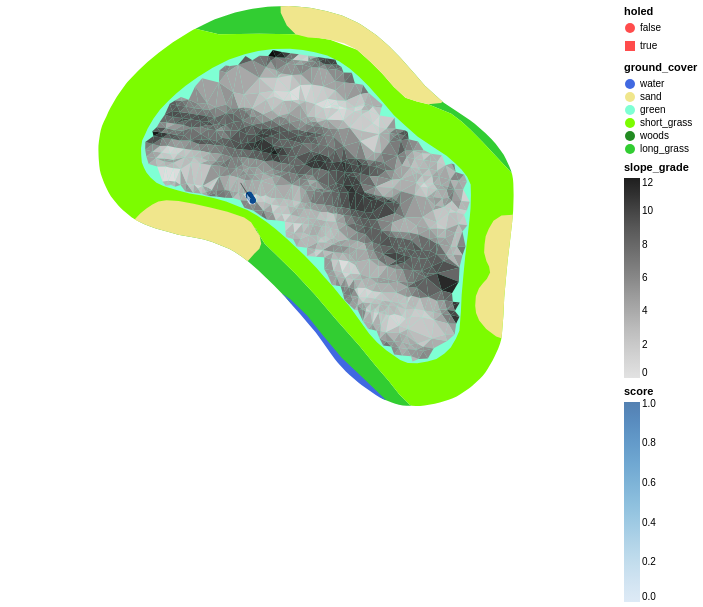

The cell this chart's notebook holds for it:
### Code cell
surround_features + grades + hole_plot_exaggerated + end_points_cloud + middle_trajectory_plot

### Figure 1 — Vega-Lite specification as saved in the notebook (floating-point values rounded to 4 significant figures; data arrays with more than 128 entries replaced by an {"elided": "..."} marker saying what was removed)
{"$schema": "https://vega.github.io/schema/vega-lite/v4.17.0.json", "config": {"view": {"continuousHeight": 300, "continuousWidth": 400}}, "datasets": {"data-06f918cddd23868f8f024b9591f20ab9": [{"t": 0, "vx": 0.7069, "vy": -1.202, "x": -682, "y": -337.8}, {"t": 0.09914, "vx": 0.6901, "vy": -1.166, "x": -681.9, "y": -337.9}, {"t": 0.1983, "vx": 0.6733, "vy": -1.13, "x": -681.9, "y": -338.0}, {"t": 0.3017, "vx": 0.6569, "vy": -1.091, "x": -681.8, "y": -338.1}, {"t": 0.4051, "vx": 0.6417, "vy": -1.052, "x": -681.7, "y": -338.3}, {"t": 0.5086, "vx": 0.6263, "vy": -1.012, "x": -681.7, "y": -338.4}, {"t": 0.7154, "vx": 0.5968, "vy": -0.9298, "x": -681.5, "y": -338.6}, {"t": 0.9223, "vx": 0.5677, "vy": -0.8438, "x": -681.4, "y": -338.7}, {"t": 1.129, "vx": 0.5367, "vy": -0.758, "x": -681.3, "y": -338.9}, {"t": 1.152, "vx": 0.5331, "vy": -0.7485, "x": -681.3, "y": -338.9}, {"t": 1.175, "vx": 0.5295, "vy": -0.739, "x": -681.3, "y": -338.9}, {"t": 1.221, "vx": 0.5222, "vy": -0.72, "x": -681.3, "y": -339.0}, {"t": 1.222, "vx": 0.5219, "vy": -0.7196, "x": -681.3, "y": -339.0}, {"t": 1.222, "vx": 0.5216, "vy": -0.7192, "x": -681.3, "y": -339.0}, {"t": 1.223, "vx": 0.5213, "vy": -0.7189, "x": -681.3, "y": -339.0}, {"t": 1.224, "vx": 0.521, "vy": -0.7185, "x": -681.3, "y": -339.0}, {"t": 1.225, "vx": 0.5207, "vy": -0.7181, "x": -681.3, "y": -339.0}, {"t": 1.227, "vx": 0.5202, "vy": -0.7173, "x": -681.3, "y": -339.0}, {"t": 1.229, "vx": 0.5196, "vy": -0.7166, "x": -681.2, "y": -339.0}, {"t": 1.231, "vx": 0.519, "vy": -0.7158, "x": -681.2, "y": -339.0}, {"t": 1.249, "vx": 0.5131, "vy": -0.7081, "x": -681.2, "y": -339.0}, {"t": 1.267, "vx": 0.5071, "vy": -0.7005, "x": -681.2, "y": -339.0}, {"t": 1.286, "vx": 0.5012, "vy": -0.6928, "x": -681.2, "y": -339.0}, {"t": 1.331, "vx": 0.4865, "vy": -0.6736, "x": -681.2, "y": -339.1}, {"t": 1.377, "vx": 0.4717, "vy": -0.6544, "x": -681.2, "y": -339.1}, {"t": 1.469, "vx": 0.4431, "vy": -0.6123, "x": -681.1, "y": -339.1}, {"t": 1.544, "vx": 0.4201, "vy": -0.5745, "x": -681.1, "y": -339.2}, {"t": 1.62, "vx": 0.3969, "vy": -0.5368, "x": -681.1, "y": -339.2}, {"t": 1.696, "vx": 0.3735, "vy": -0.4992, "x": -681.0, "y": -339.3}, {"t": 1.847, "vx": 0.3258, "vy": -0.4246, "x": -681.0, "y": -339.3}, {"t": 1.998, "vx": 0.2769, "vy": -0.3505, "x": -680.9, "y": -339.4}, {"t": 2.15, "vx": 0.2267, "vy": -0.2773, "x": -680.9, "y": -339.4}, {"t": 2.222, "vx": 0.2022, "vy": -0.2427, "x": -680.9, "y": -339.5}, {"t": 2.294, "vx": 0.1773, "vy": -0.2084, "x": -680.9, "y": -339.5}, {"t": 2.366, "vx": 0.1519, "vy": -0.1743, "x": -680.9, "y": -339.5}, {"t": 2.511, "vx": 0.09954, "vy": -0.1074, "x": -680.8, "y": -339.5}, {"t": 2.547, "vx": 0.08604, "vy": -0.09099, "x": -680.8, "y": -339.5}, {"t": 2.583, "vx": 0.07231, "vy": -0.07472, "x": -680.8, "y": -339.5}, {"t": 2.619, "vx": 0.05834, "vy": -0.05864, "x": -680.8, "y": -339.5}, {"t": 2.635, "vx": 0.05188, "vy": -0.05138, "x": -680.8, "y": -339.5}, {"t": 2.652, "vx": 0.04534, "vy": -0.04417, "x": -680.8, "y": -339.5}, {"t": 2.668, "vx": 0.03873, "vy": -0.03703, "x": -680.8, "y": -339.5}, {"t": 2.701, "vx": 0.02524, "vy": -0.02299, "x": -680.8, "y": -339.5}, {"t": 2.71, "vx": 0.0218, "vy": -0.01955, "x": -680.8, "y": -339.5}, {"t": 2.718, "vx": 0.01832, "vy": -0.01613, "x": -680.8, "y": -339.5}, {"t": 2.726, "vx": 0.0148, "vy": -0.01275, "x": -680.8, "y": -339.5}, {"t": 2.73, "vx": 0.01303, "vy": -0.01108, "x": -680.8, "y": -339.5}, {"t": 2.734, "vx": 0.01124, "vy": -0.009424, "x": -680.8, "y": -339.5}, {"t": 2.738, "vx": 0.009435, "vy": -0.007782, "x": -680.8, "y": -339.5}, {"t": 2.747, "vx": 0.005771, "vy": -0.004555, "x": -680.8, "y": -339.5}, {"t": 2.749, "vx": 0.004841, "vy": -0.003763, "x": -680.8, "y": -339.5}, {"t": 2.751, "vx": 0.003903, "vy": -0.00298, "x": -680.8, "y": -339.5}, {"t": 2.753, "vx": 0.002956, "vy": -0.002208, "x": -680.8, "y": -339.5}, {"t": 2.754, "vx": 0.002587, "vy": -0.001912, "x": -680.8, "y": -339.5}, {"t": 2.754, "vx": 0.002216, "vy": -0.001619, "x": -680.8, "y": -339.5}, {"t": 2.755, "vx": 0.001843, "vy": -0.001328, "x": -680.8, "y": -339.5}, {"t": 2.757, "vx": 0.001089, "vy": -0.0007566, "x": -680.8, "y": -339.5}, {"t": 2.757, "vx": 0.000899, "vy": -0.0006162, "x": -680.8, "y": -339.5}, {"t": 2.757, "vx": 0.0008263, "vy": -0.0005633, "x": -680.8, "y": -339.5}], "data-28da1a83565d5d9b6e7c0148d956bde2": [{"geometry": {"coordinates": [[[-680.7, -339.5], [-680.7, -339.6], [-680.7, -339.6], [-680.8, -339.7], [-680.8, -339.7], [-680.8, -339.7], [-680.9, -339.8], [-680.9, -339.8], [-681, -339.8], [-681.1, -339.8], [-681.1, -339.8], [-681.2, -339.7], [-681.2, -339.7], [-681.2, -339.7], [-681.3, -339.6], [-681.3, -339.6], [-681.3, -339.5], [-681.3, -339.4], [-681.3, -339.4], [-681.2, -339.3], [-681.2, -339.3], [-681.2, -339.3], [-681.1, -339.2], [-681.1, -339.2], [-681, -339.2], [-680.9, -339.2], [-680.9, -339.2], [-680.8, -339.3], [-680.8, -339.3], [-680.8, -339.3], [-680.7, -339.4], [-680.7, -339.4], [-680.7, -339.5]]], "type": "Polygon"}, "type": "Feature"}], "data-37b63d5590ff52be318efc51c3a47dd2": {"elided": "1467 records"}, "data-94053b96b61a22757a20f38294238e2c": [{"holed": false, "impact": 28.01, "score": 1.004, "theta": -1.074, "v_init": 1.236, "vx_end": 0.0008117, "vy_end": -0.000584, "x": -681.1, "y": -339.3}, {"holed": false, "impact": 28.31, "score": 1.004, "theta": -1.065, "v_init": 1.236, "vx_end": 0.0008175, "vy_end": -0.0005759, "x": -681.1, "y": -339.3}, {"holed": false, "impact": 30.32, "score": 1.004, "theta": -1.057, "v_init": 1.236, "vx_end": 0.0008219, "vy_end": -0.0005697, "x": -681.0, "y": -339.2}, {"holed": false, "impact": 32.98, "score": 1.004, "theta": -1.048, "v_init": 1.236, "vx_end": 0.0008266, "vy_end": -0.0005628, "x": -681.0, "y": -339.2}, {"holed": false, "impact": 36.48, "score": 1.004, "theta": -1.039, "v_init": 1.236, "vx_end": 0.0008307, "vy_end": -0.0005568, "x": -681.0, "y": -339.2}, {"holed": false, "impact": 40.78, "score": 1.005, "theta": -1.03, "v_init": 1.236, "vx_end": 0.0008335, "vy_end": -0.0005525, "x": -681.0, "y": -339.2}, {"holed": false, "impact": 43.37, "score": 1.005, "theta": -1.022, "v_init": 1.236, "vx_end": 0.0008375, "vy_end": -0.0005464, "x": -681.0, "y": -339.2}, {"holed": false, "impact": 50.67, "score": 1.005, "theta": -1.013, "v_init": 1.236, "vx_end": 0.0008428, "vy_end": -0.0005383, "x": -681.0, "y": -339.2}, {"holed": false, "impact": 56.81, "score": 1.005, "theta": -1.004, "v_init": 1.236, "vx_end": 0.0008452, "vy_end": -0.0005345, "x": -681.0, "y": -339.1}, {"holed": false, "impact": 10.11, "score": 1.002, "theta": -1.074, "v_init": 1.274, "vx_end": 0.0008137, "vy_end": -0.0005813, "x": -681.0, "y": -339.3}, {"holed": false, "impact": 13.39, "score": 1.003, "theta": -1.065, "v_init": 1.274, "vx_end": 0.0008159, "vy_end": -0.0005781, "x": -681.0, "y": -339.3}, {"holed": false, "impact": 15.61, "score": 1.003, "theta": -1.057, "v_init": 1.274, "vx_end": 0.0008233, "vy_end": -0.0005676, "x": -681.0, "y": -339.3}, {"holed": false, "impact": 18.48, "score": 1.003, "theta": -1.048, "v_init": 1.274, "vx_end": 0.0008256, "vy_end": -0.0005643, "x": -681.0, "y": -339.3}, {"holed": false, "impact": 21.05, "score": 1.003, "theta": -1.039, "v_init": 1.274, "vx_end": 0.0008293, "vy_end": -0.0005588, "x": -681.0, "y": -339.3}, {"holed": false, "impact": 24.26, "score": 1.004, "theta": -1.03, "v_init": 1.274, "vx_end": 0.0008326, "vy_end": -0.0005539, "x": -681.0, "y": -339.3}, {"holed": false, "impact": 28.1, "score": 1.004, "theta": -1.022, "v_init": 1.274, "vx_end": 0.0008362, "vy_end": -0.0005485, "x": -681.0, "y": -339.3}, {"holed": false, "impact": 32.08, "score": 1.004, "theta": -1.013, "v_init": 1.274, "vx_end": 0.000839, "vy_end": -0.0005442, "x": -680.9, "y": -339.2}, {"holed": false, "impact": 36.32, "score": 1.004, "theta": -1.004, "v_init": 1.274, "vx_end": 0.0008419, "vy_end": -0.0005396, "x": -680.9, "y": -339.2}, {"holed": false, "impact": 1.849, "score": 1.001, "theta": -1.074, "v_init": 1.313, "vx_end": 0.0008141, "vy_end": -0.0005808, "x": -681.0, "y": -339.4}, {"holed": false, "impact": 3.183, "score": 1.002, "theta": -1.065, "v_init": 1.313, "vx_end": 0.0008182, "vy_end": -0.0005749, "x": -681.0, "y": -339.4}, {"holed": false, "impact": 5.247, "score": 1.002, "theta": -1.057, "v_init": 1.313, "vx_end": 0.0008219, "vy_end": -0.0005696, "x": -681.0, "y": -339.4}, {"holed": false, "impact": 7.485, "score": 1.002, "theta": -1.048, "v_init": 1.313, "vx_end": 0.0008246, "vy_end": -0.0005657, "x": -680.9, "y": -339.4}, {"holed": false, "impact": 10.01, "score": 1.002, "theta": -1.039, "v_init": 1.313, "vx_end": 0.0008279, "vy_end": -0.0005608, "x": -680.9, "y": -339.4}, {"holed": false, "impact": 12.94, "score": 1.003, "theta": -1.03, "v_init": 1.313, "vx_end": 0.0008305, "vy_end": -0.000557, "x": -680.9, "y": -339.3}, {"holed": false, "impact": 15.89, "score": 1.003, "theta": -1.022, "v_init": 1.313, "vx_end": 0.0008338, "vy_end": -0.0005521, "x": -680.9, "y": -339.3}, {"holed": false, "impact": 19.76, "score": 1.003, "theta": -1.013, "v_init": 1.313, "vx_end": 0.0008356, "vy_end": -0.0005494, "x": -680.9, "y": -339.3}, {"holed": false, "impact": 23.83, "score": 1.003, "theta": -1.004, "v_init": 1.313, "vx_end": 0.0008396, "vy_end": -0.0005432, "x": -680.9, "y": -339.3}, {"holed": true, "impact": -0.4393, "score": 0, "theta": -1.074, "v_init": 1.353, "vx_end": 0.0008151, "vy_end": -0.0005794, "x": -680.9, "y": -339.5}, {"holed": false, "impact": 0.5798, "score": 1.001, "theta": -1.065, "v_init": 1.353, "vx_end": 0.0008173, "vy_end": -0.0005762, "x": -680.9, "y": -339.5}, {"holed": false, "impact": 1.858, "score": 1.001, "theta": -1.057, "v_init": 1.353, "vx_end": 0.0008206, "vy_end": -0.0005714, "x": -680.9, "y": -339.5}, {"holed": false, "impact": 3.601, "score": 1.002, "theta": -1.048, "v_init": 1.353, "vx_end": 0.0008233, "vy_end": -0.0005675, "x": -680.9, "y": -339.5}, {"holed": false, "impact": 5.778, "score": 1.002, "theta": -1.039, "v_init": 1.353, "vx_end": 0.0008245, "vy_end": -0.0005658, "x": -680.9, "y": -339.4}, {"holed": false, "impact": 8.149, "score": 1.002, "theta": -1.03, "v_init": 1.353, "vx_end": 0.000829, "vy_end": -0.0005593, "x": -680.9, "y": -339.4}, {"holed": false, "impact": 10.94, "score": 1.002, "theta": -1.022, "v_init": 1.353, "vx_end": 0.000831, "vy_end": -0.0005563, "x": -680.9, "y": -339.4}, {"holed": false, "impact": 14.25, "score": 1.003, "theta": -1.013, "v_init": 1.353, "vx_end": 0.000834, "vy_end": -0.0005518, "x": -680.8, "y": -339.4}, {"holed": false, "impact": 18.14, "score": 1.003, "theta": -1.004, "v_init": 1.353, "vx_end": 0.0008376, "vy_end": -0.0005464, "x": -680.8, "y": -339.4}, {"holed": true, "impact": -0.7837, "score": 0, "theta": -1.074, "v_init": 1.394, "vx_end": 0.0008147, "vy_end": -0.0005798, "x": -680.9, "y": -339.6}, {"holed": true, "impact": -0.04237, "score": 0, "theta": -1.065, "v_init": 1.394, "vx_end": 0.0008178, "vy_end": -0.0005755, "x": -680.9, "y": -339.6}, {"holed": false, "impact": 0.8781, "score": 1.002, "theta": -1.057, "v_init": 1.394, "vx_end": 0.0008199, "vy_end": -0.0005725, "x": -680.9, "y": -339.6}, {"holed": false, "impact": 2.302, "score": 1.002, "theta": -1.048, "v_init": 1.394, "vx_end": 0.0008228, "vy_end": -0.0005683, "x": -680.8, "y": -339.5}, {"holed": false, "impact": 4.269, "score": 1.003, "theta": -1.039, "v_init": 1.394, "vx_end": 0.0008263, "vy_end": -0.0005633, "x": -680.8, "y": -339.5}, {"holed": false, "impact": 6.227, "score": 1.003, "theta": -1.03, "v_init": 1.394, "vx_end": 0.000828, "vy_end": -0.0005607, "x": -680.8, "y": -339.5}, {"holed": false, "impact": 8.758, "score": 1.003, "theta": -1.022, "v_init": 1.394, "vx_end": 0.0008293, "vy_end": -0.0005589, "x": -680.8, "y": -339.5}, {"holed": false, "impact": 11.55, "score": 1.003, "theta": -1.013, "v_init": 1.394, "vx_end": 0.0008328, "vy_end": -0.0005535, "x": -680.8, "y": -339.5}, {"holed": false, "impact": 14.61, "score": 1.003, "theta": -1.004, "v_init": 1.394, "vx_end": 0.0007661, "vy_end": -0.0006427, "x": -680.8, "y": -339.5}, {"holed": true, "impact": -0.9637, "score": 0, "theta": -1.074, "v_init": 1.437, "vx_end": 0.0006836, "vy_end": -0.0007298, "x": -680.8, "y": -339.7}, {"holed": true, "impact": -0.4659, "score": 0, "theta": -1.065, "v_init": 1.437, "vx_end": 0.0006897, "vy_end": -0.0007241, "x": -680.8, "y": -339.7}, {"holed": false, "impact": 0.3157, "score": 1.004, "theta": -1.057, "v_init": 1.437, "vx_end": 0.0006903, "vy_end": -0.0007235, "x": -680.8, "y": -339.7}, {"holed": false, "impact": 1.561, "score": 1.004, "theta": -1.048, "v_init": 1.437, "vx_end": 0.0006928, "vy_end": -0.0007211, "x": -680.8, "y": -339.6}, {"holed": false, "impact": 3.148, "score": 1.004, "theta": -1.039, "v_init": 1.437, "vx_end": 0.000697, "vy_end": -0.0007171, "x": -680.8, "y": -339.6}, {"holed": false, "impact": 4.795, "score": 1.004, "theta": -1.03, "v_init": 1.437, "vx_end": 0.0006978, "vy_end": -0.0007162, "x": -680.8, "y": -339.6}, {"holed": false, "impact": 7.122, "score": 1.004, "theta": -1.022, "v_init": 1.437, "vx_end": 0.0007036, "vy_end": -0.0007106, "x": -680.8, "y": -339.6}, {"holed": false, "impact": 9.717, "score": 1.004, "theta": -1.013, "v_init": 1.437, "vx_end": 0.0007066, "vy_end": -0.0007076, "x": -680.7, "y": -339.6}, {"holed": false, "impact": 12.74, "score": 1.004, "theta": -1.004, "v_init": 1.437, "vx_end": 0.0007086, "vy_end": -0.0007056, "x": -680.7, "y": -339.6}, {"holed": true, "impact": -0.9825, "score": 0, "theta": -1.074, "v_init": 1.481, "vx_end": 0.0006776, "vy_end": -0.0007354, "x": -680.8, "y": -339.8}, {"holed": true, "impact": -0.6951, "score": 0, "theta": -1.065, "v_init": 1.481, "vx_end": 0.0006792, "vy_end": -0.0007339, "x": -680.8, "y": -339.8}, {"holed": true, "impact": -0.1039, "score": 0, "theta": -1.057, "v_init": 1.481, "vx_end": 0.0006821, "vy_end": -0.0007312, "x": -680.8, "y": -339.7}, {"holed": false, "impact": 0.836, "score": 1.005, "theta": -1.048, "v_init": 1.481, "vx_end": 0.0006852, "vy_end": -0.0007283, "x": -680.7, "y": -339.7}, {"holed": false, "impact": 2.204, "score": 1.005, "theta": -1.039, "v_init": 1.481, "vx_end": 0.0006882, "vy_end": -0.0007255, "x": -680.7, "y": -339.7}, {"holed": false, "impact": 3.817, "score": 1.005, "theta": -1.03, "v_init": 1.481, "vx_end": 0.0006937, "vy_end": -0.0007202, "x": -680.7, "y": -339.7}, {"holed": false, "impact": 7.236, "score": 1.005, "theta": -1.022, "v_init": 1.481, "vx_end": 0.0007, "vy_end": -0.0007141, "x": -680.7, "y": -339.7}, {"holed": false, "impact": 9.496, "score": 1.005, "theta": -1.013, "v_init": 1.481, "vx_end": 0.0006995, "vy_end": -0.0007146, "x": -680.7, "y": -339.7}, {"holed": false, "impact": 12.6, "score": 1.005, "theta": -1.004, "v_init": 1.481, "vx_end": 0.0007049, "vy_end": -0.0007093, "x": -680.7, "y": -339.6}, {"holed": true, "impact": -0.8829, "score": 0, "theta": -1.074, "v_init": 1.526, "vx_end": 0.0006726, "vy_end": -0.00074, "x": -680.7, "y": -339.9}, {"holed": true, "impact": -0.6293, "score": 0, "theta": -1.065, "v_init": 1.526, "vx_end": 0.0006775, "vy_end": -0.0007356, "x": -680.7, "y": -339.9}, {"holed": true, "impact": -0.04337, "score": 0, "theta": -1.057, "v_init": 1.526, "vx_end": 0.0006789, "vy_end": -0.0007343, "x": -680.7, "y": -339.8}, {"holed": false, "impact": 0.845, "score": 1.007, "theta": -1.048, "v_init": 1.526, "vx_end": 0.0006814, "vy_end": -0.0007319, "x": -680.7, "y": -339.8}, {"holed": false, "impact": 2.104, "score": 1.007, "theta": -1.039, "v_init": 1.526, "vx_end": 0.0006847, "vy_end": -0.0007289, "x": -680.7, "y": -339.8}, {"holed": false, "impact": 4.3, "score": 1.007, "theta": -1.03, "v_init": 1.526, "vx_end": 0.0006889, "vy_end": -0.0007249, "x": -680.6, "y": -339.8}, {"holed": false, "impact": 6.386, "score": 1.007, "theta": -1.022, "v_init": 1.526, "vx_end": 0.000694, "vy_end": -0.00072, "x": -680.6, "y": -339.8}, {"holed": false, "impact": 8.663, "score": 1.007, "theta": -1.013, "v_init": 1.526, "vx_end": 0.0006976, "vy_end": -0.0007164, "x": -680.6, "y": -339.8}, {"holed": false, "impact": 11.34, "score": 1.007, "theta": -1.004, "v_init": 1.526, "vx_end": 0.0006986, "vy_end": -0.0007155, "x": -680.6, "y": -339.7}, {"holed": true, "impact": -0.7939, "score": 0, "theta": -1.074, "v_init": 1.573, "vx_end": 0.0004819, "vy_end": -0.0008762, "x": -680.7, "y": -340.0}, {"holed": true, "impact": -0.677, "score": 0, "theta": -1.065, "v_init": 1.573, "vx_end": 0.0006735, "vy_end": -0.0007392, "x": -680.7, "y": -340.0}, {"holed": true, "impact": -0.251, "score": 0, "theta": -1.057, "v_init": 1.573, "vx_end": 0.000677, "vy_end": -0.000736, "x": -680.6, "y": -340.0}, {"holed": false, "impact": 0.9127, "score": 1.009, "theta": -1.048, "v_init": 1.573, "vx_end": 0.0006809, "vy_end": -0.0007324, "x": -680.6, "y": -339.9}, {"holed": false, "impact": 2.186, "score": 1.008, "theta": -1.039, "v_init": 1.573, "vx_end": 0.0006838, "vy_end": -0.0007297, "x": -680.6, "y": -339.9}, {"holed": false, "impact": 3.635, "score": 1.009, "theta": -1.03, "v_init": 1.573, "vx_end": 0.0006881, "vy_end": -0.0007256, "x": -680.6, "y": -339.9}, {"holed": false, "impact": 5.615, "score": 1.009, "theta": -1.022, "v_init": 1.573, "vx_end": 0.0006914, "vy_end": -0.0007224, "x": -680.6, "y": -339.9}, {"holed": false, "impact": 7.697, "score": 1.009, "theta": -1.013, "v_init": 1.573, "vx_end": 0.0006938, "vy_end": -0.0007202, "x": -680.5, "y": -339.9}, {"holed": false, "impact": 9.952, "score": 1.009, "theta": -1.004, "v_init": 1.573, "vx_end": 0.0006958, "vy_end": -0.0007183, "x": -680.5, "y": -339.8}], "data-bb162885a80b26ea2259b01bc2726094": [{"course_area": "general_area", "geometry": {"coordinates": [[[-693.4, -342.0], [-686.2, -341.1], [-680.2, -343.2], [-679.8, -344.0], [-679.2, -344.9], [-677.7, -346.4], [-675.6, -348.4], [-673.3, -350.9], [-670.7, -353.9], [-668.1, -356.9], [-666.2, -359.2], [-664.6, -361.0], [-663.4, -362.5], [-662.2, -363.8], [-661.9, -363.9], [-662.6, -363.9], [-663.0, -363.9], [-663.4, -363.8], [-663.9, -363.7], [-664.3, -363.6], [-665.2, -363.2], [-665.4, -363.1], [-670.3, -358.4], [-674.4, -353.4], [-676.1, -351.9], [-676.8, -351.1], [-678.1, -349.8], [-679.0, -349.0], [-679.0, -349.0], [-679.9, -348.1], [-681.0, -347.1], [-681.9, -346.4], [-682.7, -345.9], [-683.4, -345.5], [-684.4, -345.1], [-685.3, -344.7], [-686.3, -344.5], [-687.5, -344.2], [-688.8, -344.0], [-689.3, -343.9], [-690.5, -343.5], [-691.7, -343.2], [-692.0, -343.1], [-692.7, -342.9], [-693.2, -342.7], [-693.9, -342.3], [-693.4, -342.0]]], "type": "Polygon"}, "ground_cover": "long_grass", "name": "rough", "type": "Feature"}, {"course_area": "general_area", "geometry": {"coordinates": [[[-651.4, -335.4], [-653.7, -333.0], [-655.1, -331.6], [-656.1, -330.6], [-657.3, -329.7], [-660.0, -328.6], [-668.4, -321.4], [-675.6, -320.4], [-679.8, -320.3], [-684.6, -320.4], [-687.3, -319.7], [-685.6, -318.9], [-685.0, -318.6], [-683.2, -318.0], [-682.6, -317.8], [-681.1, -317.5], [-680.6, -317.4], [-678.8, -317.2], [-678.3, -317.1], [-676.4, -317.1], [-675.8, -317.1], [-674.2, -317.2], [-673.7, -317.3], [-672.3, -317.6], [-672.0, -317.7], [-670.6, -318.1], [-670.1, -318.2], [-669.7, -318.4], [-668.3, -319.0], [-668.0, -319.2], [-667.6, -319.4], [-666.4, -320.3], [-666.0, -320.6], [-664.9, -321.5], [-664.6, -321.8], [-663.4, -323.0], [-663.2, -323.2], [-661.6, -325.0], [-661.6, -325.1], [-660.4, -326.4], [-659.2, -327.5], [-658.2, -328.4], [-656.7, -329.4], [-655.1, -330.5], [-654.6, -330.9], [-653.5, -331.8], [-653.3, -332.0], [-652.6, -332.7], [-652.1, -333.2], [-651.5, -334.1], [-651.2, -334.5], [-650.9, -335.0], [-650.5, -335.9], [-650.3, -336.4], [-650.2, -336.6], [-651.4, -335.4]]], "type": "Polygon"}, "ground_cover": "long_grass", "name": "rough", "type": "Feature"}, {"course_area": "general_area", "geometry": {"coordinates": {"elided": "1x116x2 float values"}, "type": "Polygon"}, "ground_cover": "short_grass", "name": "fairway", "type": "Feature"}, {"course_area": "putting_green", "geometry": {"coordinates": {"elided": "1x82x2 float values"}, "type": "Polygon"}, "ground_cover": "green", "name": "green", "type": "Feature"}, {"course_area": "bunker", "geometry": {"coordinates": [[[-654.1, -350.2], [-653.6, -349.5], [-653.1, -349.1], [-652.8, -348.3], [-652.9, -347.6], [-653.2, -347.0], [-653.5, -346.0], [-653.4, -345.0], [-653.3, -344.1], [-652.9, -343.2], [-652.4, -342.2], [-651.4, -341.6], [-650.1, -341.5], [-650.2, -342.4], [-650.2, -342.5], [-650.4, -344.7], [-650.4, -344.7], [-650.7, -347.0], [-650.9, -349.3], [-651.1, -351.2], [-651.2, -353.1], [-651.2, -353.3], [-651.4, -355.5], [-651.4, -356.0], [-652.0, -355.8], [-653.2, -354.9], [-654.0, -353.9], [-654.4, -353.1], [-654.5, -352.2], [-654.4, -351.0], [-654.1, -350.2]]], "type": "Polygon"}, "ground_cover": "sand", "name": "bunkers", "type": "Feature"}, {"course_area": "bunker", "geometry": {"coordinates": [[[-694.4, -342.0], [-693.7, -341.4], [-693.0, -340.8], [-692.3, -340.3], [-691.6, -340.0], [-690.7, -339.8], [-689.3, -339.9], [-687.5, -340.2], [-685.4, -340.7], [-683.5, -341.2], [-681.6, -341.9], [-680.8, -342.4], [-679.8, -344.0], [-679.6, -344.9], [-679.8, -345.5], [-680.4, -346.1], [-681.1, -346.9], [-681.2, -347.0], [-681.9, -346.4], [-682.7, -345.9], [-683.4, -345.5], [-684.4, -345.1], [-685.3, -344.7], [-686.3, -344.5], [-687.5, -344.2], [-688.8, -344.0], [-689.3, -343.9], [-690.5, -343.5], [-691.7, -343.2], [-692.0, -343.1], [-692.7, -342.9], [-693.2, -342.7], [-694.0, -342.3], [-694.4, -342.1], [-694.4, -342.0]]], "type": "Polygon"}, "ground_cover": "sand", "name": "bunkers", "type": "Feature"}, {"course_area": "bunker", "geometry": {"coordinates": [[[-658.5, -328.4], [-660.0, -328.6], [-661.3, -328.3], [-662.7, -327.8], [-664.0, -326.6], [-665.4, -325.0], [-666.8, -323.6], [-668.4, -322.2], [-669.9, -321.4], [-671.5, -321.0], [-672.7, -320.8], [-674.1, -320.8], [-675.6, -320.4], [-676.6, -319.4], [-677.3, -317.9], [-677.3, -317.1], [-676.4, -317.1], [-675.8, -317.1], [-674.2, -317.2], [-673.7, -317.3], [-672.3, -317.6], [-672.0, -317.7], [-670.6, -318.1], [-670.1, -318.2], [-669.7, -318.4], [-668.3, -319.0], [-668.0, -319.2], [-667.6, -319.4], [-666.4, -320.3], [-666.0, -320.6], [-664.9, -321.5], [-664.6, -321.8], [-663.4, -323.0], [-663.2, -323.2], [-661.6, -325.0], [-661.6, -325.1], [-660.4, -326.4], [-659.2, -327.5], [-658.3, -328.3], [-658.5, -328.4]]], "type": "Polygon"}, "ground_cover": "sand", "name": "bunkers", "type": "Feature"}, {"course_area": "penalty_area", "geometry": {"coordinates": [[[-676.1, -351.5], [-674.2, -353.4], [-672.3, -355.7], [-670.2, -358.3], [-667.8, -360.5], [-665.5, -362.7], [-664.9, -363.3], [-665.2, -363.2], [-665.7, -362.9], [-666.2, -362.7], [-667.8, -361.5], [-668.2, -361.2], [-669.2, -360.3], [-669.7, -359.9], [-670.6, -358.9], [-670.9, -358.5], [-671.6, -357.5], [-671.7, -357.5], [-672.4, -356.4], [-673.2, -355.3], [-673.9, -354.5], [-674.0, -354.4], [-675.0, -353.2], [-676.0, -352.1], [-676.0, -352.0], [-676.8, -351.1], [-677.2, -350.7], [-676.1, -351.5]]], "type": "Polygon"}, "ground_cover": "water", "name": "water_hazard", "type": "Feature"}]}, "layer": [{"data": {"name": "data-bb162885a80b26ea2259b01bc2726094"}, "encoding": {"color": {"field": "ground_cover", "scale": {"domain": ["water", "sand", "green", "short_grass", "woods", "long_grass"], "range": ["RoyalBlue", "Khaki", "Aquamarine", "LawnGreen", "ForestGreen", "LimeGreen"]}, "type": "nominal"}, "tooltip": [{"field": "name", "type": "nominal"}, {"field": "ground_cover", "type": "nominal"}, {"field": "course_area", "type": "nominal"}]}, "mark": "geoshape", "projection": {"reflectY": true, "type": "identity"}}, {"data": {"name": "data-37b63d5590ff52be318efc51c3a47dd2"}, "encoding": {"color": {"field": "slope_grade", "scale": {"domain": [0, 12], "scheme": "greys"}, "type": "quantitative"}}, "mark": {"color": "lightgray", "filled": true, "type": "geoshape"}, "projection": {"reflectY": true, "type": "identity"}}, {"data": {"name": "data-28da1a83565d5d9b6e7c0148d956bde2"}, "mark": {"color": "black", "type": "geoshape"}}, {"data": {"name": "data-94053b96b61a22757a20f38294238e2c"}, "encoding": {"color": {"condition": {"selection": "hover", "value": "red"}, "field": "score", "type": "quantitative"}, "latitude": {"field": "y", "type": "quantitative"}, "longitude": {"field": "x", "type": "quantitative"}, "shape": {"field": "holed", "type": "nominal"}, "tooltip": [{"field": "v_init", "type": "quantitative"}, {"field": "theta", "type": "quantitative"}, {"field": "x", "type": "quantitative"}, {"field": "y", "type": "quantitative"}, {"field": "impact", "type": "quantitative"}, {"field": "score", "type": "quantitative"}]}, "mark": {"filled": true, "type": "point"}, "selection": {"hover": {"empty": "none", "nearest": true, "on": "mouseover", "type": "single"}}}, {"data": {"name": "data-06f918cddd23868f8f024b9591f20ab9"}, "encoding": {"detail": {"field": "sol_index", "type": "nominal"}, "latitude": {"field": "y", "type": "quantitative"}, "longitude": {"field": "x", "type": "quantitative"}}, "height": 400, "mark": {"color": "black", "strokeWidth": 0.5, "type": "line"}, "width": 600}]}
